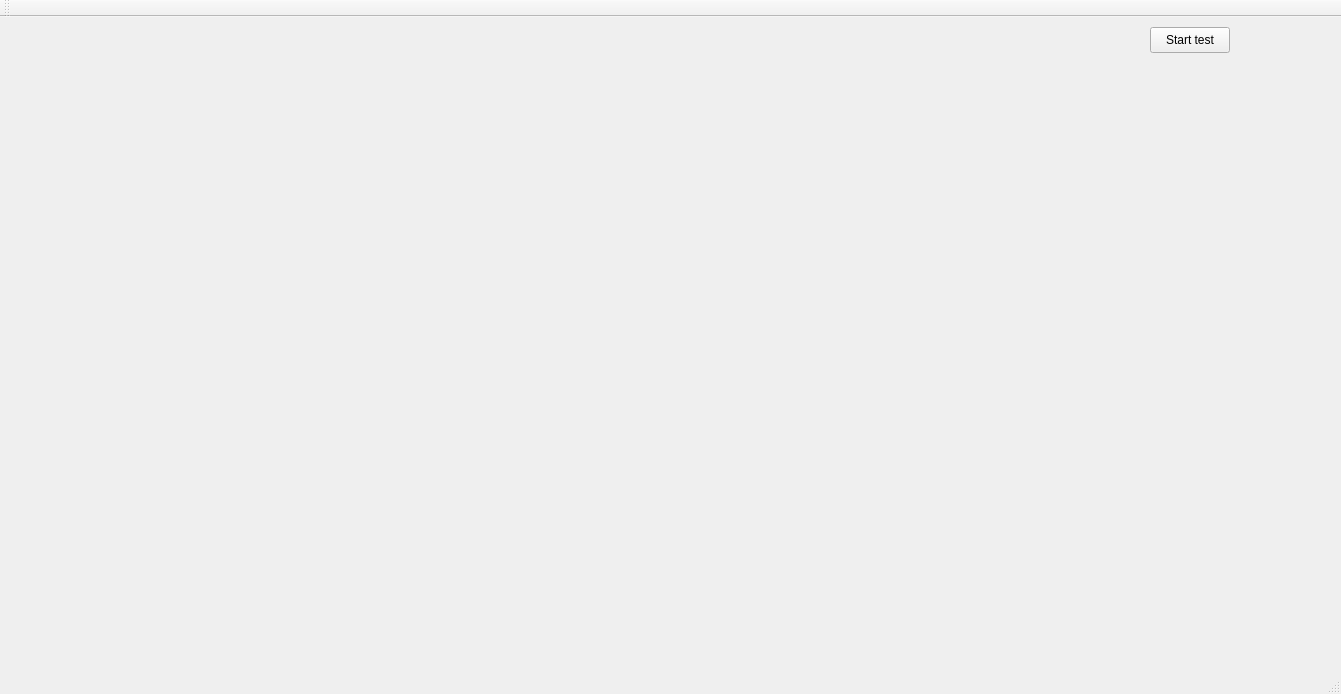
<?xml version="1.0" encoding="UTF-8"?>
<ui version="4.0">
 <class>MainWindow</class>
 <widget class="QMainWindow" name="MainWindow">
  <property name="geometry">
   <rect>
    <x>0</x>
    <y>0</y>
    <width>1341</width>
    <height>694</height>
   </rect>
  </property>
  <property name="windowTitle">
   <string>MainWindow</string>
  </property>
  <widget class="QWidget" name="centralWidget">
   <widget class="QPushButton" name="pushButton">
    <property name="geometry">
     <rect>
      <x>1150</x>
      <y>10</y>
      <width>80</width>
      <height>26</height>
     </rect>
    </property>
    <property name="text">
     <string>Start test</string>
    </property>
   </widget>
  </widget>
  <widget class="QMenuBar" name="menuBar">
   <property name="geometry">
    <rect>
     <x>0</x>
     <y>0</y>
     <width>1341</width>
     <height>23</height>
    </rect>
   </property>
  </widget>
  <widget class="QToolBar" name="mainToolBar">
   <attribute name="toolBarArea">
    <enum>TopToolBarArea</enum>
   </attribute>
   <attribute name="toolBarBreak">
    <bool>false</bool>
   </attribute>
  </widget>
  <widget class="QStatusBar" name="statusBar"/>
 </widget>
 <layoutdefault spacing="6" margin="11"/>
 <resources/>
 <connections/>
</ui>
